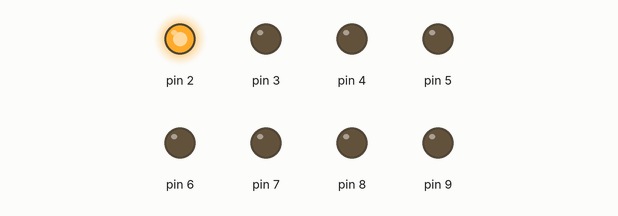
The sketch below on a simulated Arduino Uno, built with avr-gcc and run on an emulated ATmega328P. Parts: output pins drawn as LEDs (lit = HIGH).

Above: at 0.05 s.
At 0.95 s:
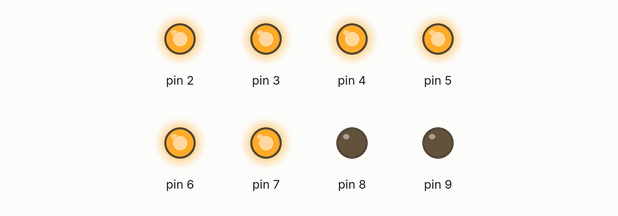
At 1.85 s:
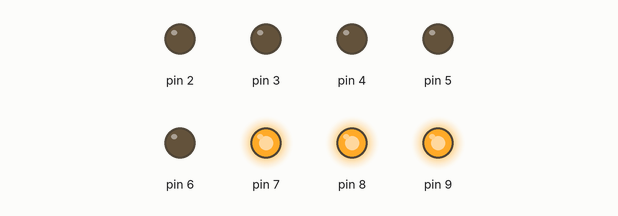
At 3.65 s:
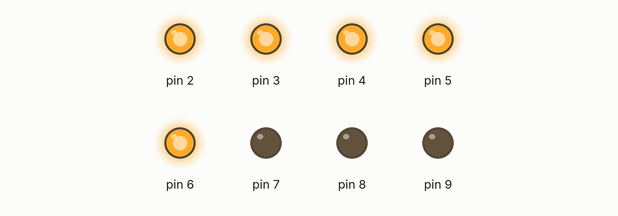
At 5.45 s:
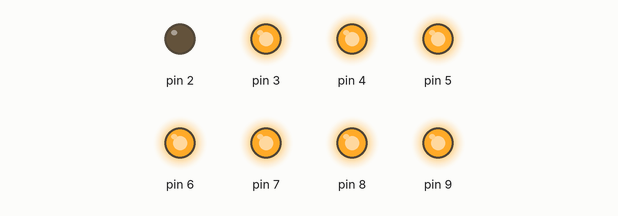
At 7.25 s:
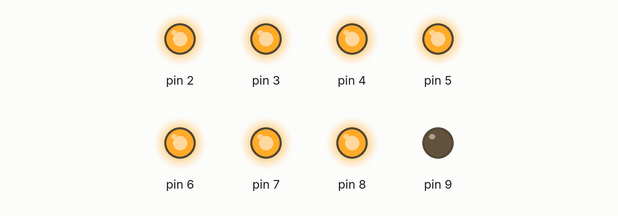
Timing chart, 0 to 7.5 s (numbered marks = the images above):
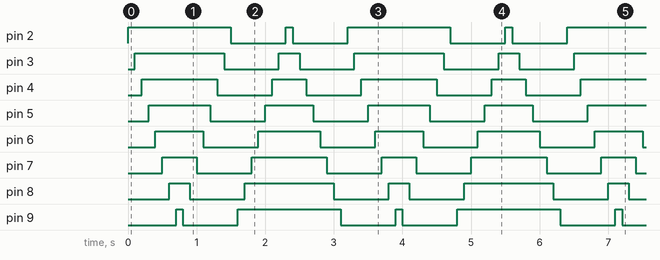

The sketch:

Flowing_LED.ino
```cpp
// Flowing LED
// 8 LEDs will light one ny one and go out one by one. This process will go on indefintely.

void setup()
{
  // set pins from 2 to 9 as OUTPUT

  for (int i=2;  i<=9; i++)
  {
    pinMode(i, OUTPUT);
  }

}

void loop()
{
  for (int i=2; i<=9; i++)
  {
    digitalWrite(i, HIGH);
    delay(100);
  }

  for (int i=9; i>=2; i--)
  {
    digitalWrite(i ,LOW);
    delay(100);
  }

  for (int i=9; i>=2; i--)
  {
    digitalWrite(i, HIGH);
    delay(100);
  }

  for (int i=2; i<=9; i++)
  {
    digitalWrite(i, LOW);
    delay(100);
  }
}
```

Measured:
- by itself, pin 2: repeats every 3.2 s: LOW 0.80 s, HIGH 0.10 s, LOW 0.80 s, HIGH 1.5 s
- by itself, pin 3: repeats every 3.2 s: LOW 0.80 s, HIGH 0.30 s, LOW 0.80 s, HIGH 1.3 s
- by itself, pin 4: repeats every 3.2 s: LOW 0.80 s, HIGH 0.50 s, LOW 0.80 s, HIGH 1.1 s
- by itself, pin 5: repeats every 3.2 s: LOW 0.80 s, HIGH 0.70 s, LOW 0.80 s, HIGH 0.90 s
- by itself, pin 6: repeats every 3.2 s: LOW 0.80 s, HIGH 0.90 s, LOW 0.80 s, HIGH 0.70 s
- by itself, pin 7: repeats every 3.2 s: LOW 0.80 s, HIGH 1.1 s, LOW 0.80 s, HIGH 0.50 s
- by itself, pin 8: repeats every 3.2 s: LOW 0.80 s, HIGH 1.3 s, LOW 0.80 s, HIGH 0.30 s
- by itself, pin 9: repeats every 3.2 s: LOW 0.80 s, HIGH 1.5 s, LOW 0.80 s, HIGH 0.10 s
